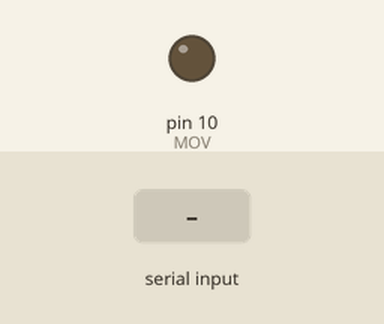
Simulated run of this sketch. Board: Arduino Uno, built with avr-gcc and run on an emulated ATmega328P. On the bench: output pins drawn as LEDs (lit = HIGH). The inputs (shaded band) are chosen by the test bench. What the sketch prints to the serial monitor is not drawn.

Above: at 1.2 s.
1.3 s: byte 1 (NOTE_ON) received over Serial
2.8 s: byte 38 (WHORU) received over Serial
Timing chart, 0 to 5.8 s (numbered marks = the images above; inputs shaded):
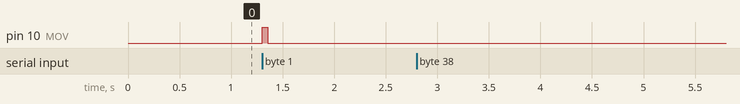

The sketch:

bassdrumbot.ino
```cpp
/*
 Control for BassDrumBot.
 */

// messages
#define WHORU   0x26
#define IAM     0x27
#define BDBOT   0x02
#define NOTE_ON 0x01

// motor directions
#define DIR_UP   LOW
#define DIR_DOWN HIGH
#define DIR_DAMP 128

// motor pins
#define MOV 10

const int strikelength = 55;
const int releaselength = 25;
const int damplength = 20;


int event = 0;
int incomingByte = 0;


void setup() {

  //establish motor direction toggle pins
  pinMode(MOV, OUTPUT);
  digitalWrite(MOV, DIR_UP);

  Serial.begin(9600);
}


void beat() {
   // strike
   digitalWrite(MOV, DIR_DOWN);
   delay(strikelength);

   // stop
 //  digitalWrite(MOV, DIR_UP);
 //  delay(releaselength);

   // damping
 //  analogWrite(MOV, DIR_DAMP);
 //  delay(damplength);

   // ready for next strike
   digitalWrite(MOV, DIR_UP);
}


void loop() {
 static int chan = 0;

 if(event == 1){
   event = 0;

   if (incomingByte == NOTE_ON) {
      beat();
   }

   if (incomingByte == WHORU) {
      Serial.write(BDBOT);
      Serial.write(IAM);
   }
 }
}


void serialEvent(){
  if (!event && Serial.available()){
    event = 1;
    incomingByte = Serial.read();
  }
}
```

Measured:
- after the input at 1.3 s, pin 10 (MOV): LOW → HIGH at once, → LOW 0.06 s later
- after the input at 2.8 s, every drawn part: stays the same
